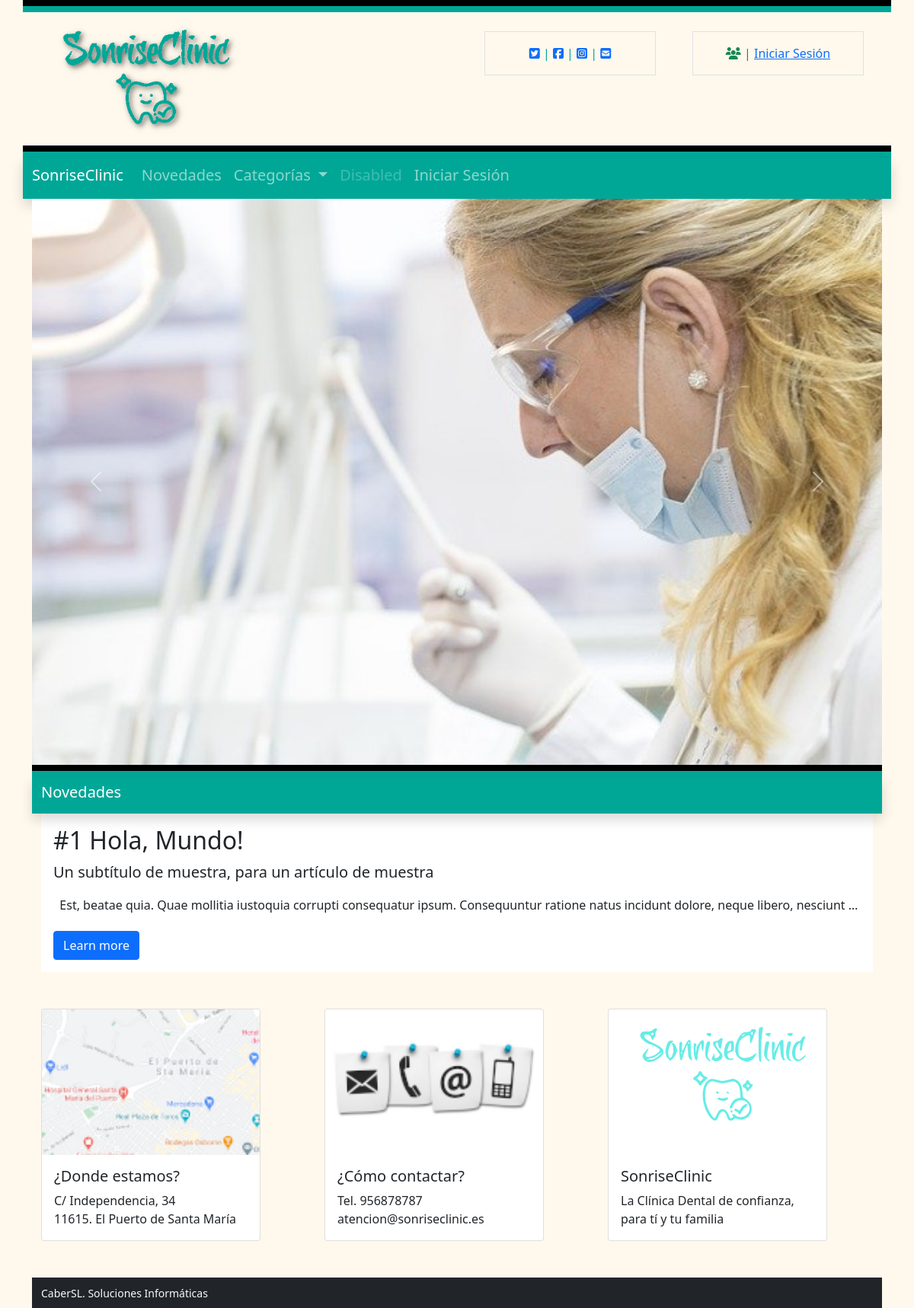
Before: / with the older database file.
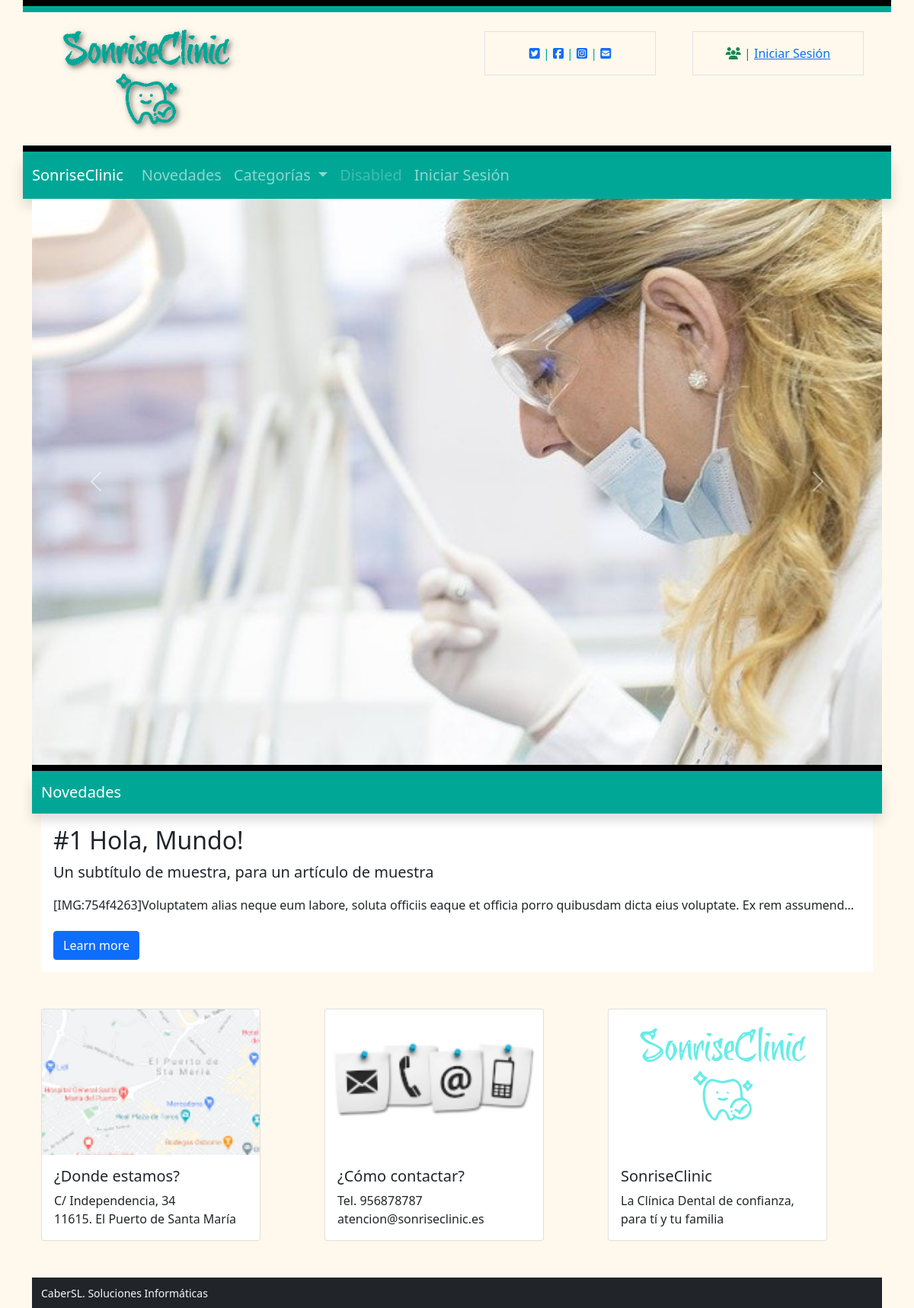
After: the same page with the newer database file.
### tables this page shows
CREATE TABLE `config` (
  `id` int(9) NOT NULL,
  `type` varchar(10) NOT NULL,
  `label` varchar(25) NOT NULL,
  `value` varchar(255) NOT NULL
);

CREATE TABLE `blocks` (
  `id` int(9) NOT NULL,
  `id_page` int(9) NOT NULL,
  `name` varchar(56) NOT NULL,
  `block` varchar(56) NOT NULL,
  `order_n` int(9) NOT NULL
);

CREATE TABLE `block` (
  `id` int(9) NOT NULL,
  `name` varchar(56) NOT NULL,
  `description` varchar(256) NOT NULL,
  `label#01` varchar(256) NOT NULL,
  `num#1` int(9) DEFAULT NULL,
  `label#02` varchar(256) DEFAULT NULL,
  `num#2` int(9) DEFAULT NULL,
  `label#03` varchar(256) DEFAULT NULL,
  `num#3` int(9) DEFAULT NULL,
  `label#04` varchar(256) DEFAULT NULL,
  `num#4` int(9) DEFAULT NULL,
  `label#05` varchar(256) DEFAULT NULL,
  `num#5` int(9) DEFAULT NULL,
  `label#06` varchar(256) DEFAULT NULL,
  `text#1` varchar(56) DEFAULT NULL,
  `label#0` varchar(256) DEFAULT NULL,
  `text#2` varchar(56) DEFAULT NULL,
  `label#08` varchar(256) DEFAULT NULL,
  `text#3` varchar(56) DEFAULT NULL,
  `label#09` varchar(256) DEFAULT NULL,
  `text#4` varchar(56) DEFAULT NULL,
  `label#10` varchar(256) DEFAULT NULL,
  `text#5` varchar(56) DEFAULT NULL,
  `css` text
);

CREATE TABLE `articles` (
  `id` int(9) NOT NULL,
  `title` varchar(255) NOT NULL,
  `subtitle` varchar(255) NOT NULL,
  `text` text NOT NULL,
  `date_created` datetime NOT NULL DEFAULT CURRENT_TIMESTAMP,
  `date_published` datetime DEFAULT NULL,
  `date_modifiqued` datetime DEFAULT NULL,
  `enabled` tinyint(1) NOT NULL,
  `author` int(11) NOT NULL
);

### includes/sessions.php (called while the page is built, shortened)
<?php
if (isset($_SESSION['lang'])){
    $lang = $_SESSION['lang'];
}else{
    $lang = null;
}
function isAuthenticated() {
    if (isset($_SESSION['autentificado'])){
        return $_SESSION['autentificado'];
    } else return FALSE;
}

### includes/class.data.php (called while the page is built, shortened)
<?php
class DataBase
{
    var $connection;
    public function __construct()
    {
        if (DB_PASS == NULL)
            $this->connection = mysqli_connect(DB_SERVER, DB_USER, DB_NAME);
        else
            $this->connection = mysqli_connect(DB_SERVER, DB_USER, DB_PASS, DB_NAME);
        return true;
    }
    public function send($sql, $type = 'ARRAY')
    {
        $result = mysqli_query($this->connection, $sql) or die(mysqli_error($this->connection));
        $return = array();
        if ($type == 'ARRAY')
            while (($return[] = mysqli_fetch_array($result))) {
            } else
            while (($return[] = mysqli_fetch_assoc($result))) {
            }
        if (count($return) > 1)
            unset($return[count($return) - 1]);
        else
            $return = FALSE;
        return $return;
    }
    public function select($table, $where, $type = 'ARRAY')
    {
        $sql = "SELECT * FROM " . $table . " WHERE " . $where;
        $result = mysqli_query($this->connection, $sql);
        $return = array();
        if ($type == 'ARRAY')
            while (($return[] = mysqli_fetch_array($result))) {
            } else
            while (($return[] = mysqli_fetch_assoc($result))) {
            }
        if (count($return) > 1)
            unset($return[count($return) - 1]);
        else
            $return = FALSE;
        return $return;
    }
}

### includes/functions.php (called while the page is built, shortened)
<?php
function __($str, $lang = null){
  if(!isset($lang)):
    $lang = "es";
  endif;
  if (file_exists('lang/'.$lang.'.php')):
    if ( isset($texts[$str]) ){
      $str = $texts[$str];
    }
  endif;
  return $str;
}

### lang/es.php (called while the page is built)
<?php
$texts = array(
  'app_Title' => "SonriseClinic",
  'mn_Home' => "Inicio",
  'mn_News' => "Novedades",
  'mn_Categories' => "Categorías",
  'mn_Meeting' => "Gestión de Citas",
  'mn_Chat' => "Chat Interno",
  'mn_Speciality' => "Especialidades",
  'mn_Login' => "Iniciar Sesión",
  'mn_Logout' => "Cerrar Sesión",
  'mn_Admin' => "Panel de Control",
  'frm_Email' => "Dirección de correo electrónico",
  'frm_Pass' => "Clave",
  'frm_Send' => "Enviar",
  'frm_Remember' => "Recordar sesión",
  'frm_Name' => "Nick",
  'frm_FirstName' => "Nombre",
  'frm_LastName' => "Apellidos",
  'frm_Roles' => "Rol",
  'frm_Type' => "Grupo",
  'frm_Label' => "Etiqueta",
  'frm_Value' => "Valor",
  'frm_Title' => "Título",
  'frm_Subtitle' => "Subtítulo",
  'frm_Text' => "Texto",
  'btn_Update' => "Actualizar",
  'btn_Deleted' => "Eliminar",
  'btn_Ok' => "Aceptar",
  'btn_Close' => "Cerrar",
  'sect_users' => "Usuarios",
  'sect_settings' => "Configuración",
  'sect_categories' => "Categorías",
  'sect_articles' => "Artículos",
  'sect_pages' => "Páginas",
  'modal_title_confirm' => "Confirme opción",
  'modal_text_confirm' => "Esta opción no es posible deshacerla. Si realmente está seguro/a pulse en 'Aceptar'",
);

### blocks/articles.php (the view, shortened to what this page needs)
<div class="container bg-light" style="border-top: 8px solid black">
  <?php
    $articles = $db->select("block", "name = '".$name_block."'");
    $num_articles = $articles[0]['num#1'];
    $truncate = 0;
    if($articles[0]['num#2']==1) $truncate = $articles[0]['num#3'];
    $recordset = $db->send("SELECT * FROM articles WHERE enabled = 1 ORDER BY date_created DESC LIMIT 0, $num_articles");
  ?>
  <div class="row" style="border-top: 8px solid #00A797">
    <nav class="navbar navbar-expand-lg bg-primary shadow navbar-dark" style="padding-top: 0">
      <a class="navbar-brand" href="#"><?=$articles[0]['name']?></a>
    </nav>
  </div>
  <?php
    foreach ($recordset as $article): ?>
      <div class="container-fluid px-3 py-3" style="background-color: white">
        <h2><?=$article['title']?></h2>
        <p class="lead"><?=$article['subtitle']?></p>
        <?php
        $texto = strip_tags($article['text']);
        ?>
        <p<?=$truncate!=0 ? " class='d-inline-block text-truncate' style='max-width: 100%;'" : "" ?>><?=$texto?></p>
        <a class="btn btn-primary btn-md" href="#" role="button">Learn more</a>
      </div>
    <?php
    endforeach;?>
</div>

### index.php (shortened to what this page needs)
<?php
include ("includes/functions.php");
include ("includes/sessions.php");
$PG_NAME = "Home";
?>
<!DOCTYPE html>
<html lang="<?=$lang?>">
<?php require "sections/head.php";?>
<body class="bg-light">
  <?php
    include "sections/header.php";
    include "sections/navbar.php";
    $db = new DataBase(DB_SERVER, DB_USER, DB_PASS, DB_NAME, 1);
    $sql = "SELECT * FROM pages a INNER JOIN blocks b ON a.id = b.id_page WHERE a.page = '".$PG_NAME."' ORDER BY order_n ASC";
    $blocks = $db->send($sql);
    foreach($blocks as $block):
      $name_block = $block['name'];
      include "blocks/".$block['block'].".php";
    endforeach;
    include "sections/footer.php";
  ?>
</body>
</html>

### sections/head.php (shortened to what this page needs)
<head>
  <link rel="stylesheet" href="css/bootstrap.min.css">
  <link rel="stylesheet" href="css/styles.css">
</head>

### sections/header.php (shortened to what this page needs)
<div class="container bg-light">
  <div class="row" style="border-top: 8px solid black"></div>
  <div class="row align-items-start" style="border-top: 8px solid #00A797">
    <div class="col">
      <img class="rounded float-start" src="images/logo.png" width="300" height="175">
    </div>
    <div class="col">
      <div class="social">
        <div class="container px-4">
          <div class="row gx-5">
            <div class="col ">
              <div class="p-3 border bg-light text-center text-primary">
                <?php
                $db = new DataBase(DB_SERVER, DB_USER, DB_PASS, DB_NAME, 1);
                $social = $db->send("SELECT * FROM config WHERE label like 'fab %' AND value<>'';");
                if(!empty($social)):
                  $cont = 0;
                  foreach($social as $key):
                    $cont++;
                    if($cont>1) echo "|";?>
                <a href="<?=$key['value']?>" target="_blank" style="text-decoration:none;">
                  <i class="fab <?=$key['label']?> my-2 my-sm-0"></i>
                </a>
                <?php endforeach;
                endif;
                $email = $db->select("config", "type = 'email' AND value <>''");
                if(!empty($email)):?>
                   | <a href="mailto:<?=$email[0]['value']?>"><i class="fas <?=$email[0]['label']?> my-2 my-sm-0"></i></a>
                <?php endif;
                ?>
              </div>
            </div>
            <div class="col">
              <div class="p-3 border bg-light text-center text-success">
                <?php if(!isAuthenticated()):?>
                <i class="fas fa-users my-2 my-sm-0"></i> | <a href="login.php"><?=__('mn_Login', $lang)?></a>
                <?php else: ?>
                <i class="fas fa-user my-2 my-sm-0"></i> | <?=$_SESSION['name']?>
                <?php endif;?>
              </div>
            </div>
          </div>
        </div>
      </div>
    </div>
  </div>
</div>

### sections/navbar.php (shortened to what this page needs)
<div class="container bg-light" style="border-top: 8px solid black">
  <div class="row align-items-start" style="border-top: 8px solid #00A797">
    <nav class="navbar navbar-expand-lg bg-primary shadow navbar-dark" style="padding-top: 0">
      <a class="navbar-brand" href="index.php"><?=__('app_Title', $lang)?></a>
      <div class="collapse navbar-collapse" id="navbarSupportedContent">
        <ul class="navbar-nav mr-auto fs-5">
          <li class="nav-item">
            <a class="nav-link fs-5" href="index.php#<?=__('mn_News', $lang)?>"><?=__('mn_News', $lang)?></a>
          </li>
          <li class="nav-item dropdown">
            <a class="nav-link dropdown-toggle" href="#" id="navbarDropdown" role="button" data-toggle="dropdown"
              aria-haspopup="true" aria-expanded="false">
              <?=__('mn_Categories', $lang)?>
            </a>
          </li>
          <li class="nav-item">
            <a class="nav-link disabled" href="#">Disabled</a>
          </li>
          <?php if(!isAuthenticated()):?>
          <li class="nav-item<?php if($PG_NAME=="Login"):?> active<?php endif;?>">
            <a class="nav-link" href="login.php"><?=__('mn_Login', $lang)?><?php if($PG_NAME=="Login"):?><span
                class="sr-only">(current)</span><?php endif;?></a>
          </li>
          <?php endif?>
        </ul>
      </div>
    </nav>
  </div>
</div>

### blocks/carousel.php (shortened to what this page needs)
<div class="container">
<div id="carouselExampleControls" class="carousel slide" data-bs-ride="carousel">
  <div class="carousel-inner">
  <?php
    $images = $db->select("block", "name = '".$name_block."'");
    $num_images = $images[0]['num#1'];
    for ($i=0; $i<$num_images; $i++): ?>
      <div class="carousel-item<?=$i==0 ? " active" : ""?>">
        <img class="d-block w-100" src="images/carousel/<?=$images[0]['text#'.($i+1)]?>" alt="Slide#<?=$i?>" data-bs-interval="100">
      </div>
    <?php endfor;
  ?>
    <a class="carousel-control-prev" href="#carouselExampleControls" role="button" data-slide="prev">
      <span class="carousel-control-prev-icon" aria-hidden="true"></span>
    </a>
    <a class="carousel-control-next" href="#carouselExampleControls" role="button" data-slide="next">
      <span class="carousel-control-next-icon" aria-hidden="true"></span>
    </a>
  </div>
</div>

### sections/footer.php
<div class="container py-5">
    <div class="row align-items-center">
        <div class="col">
            <div class="card" style="width: 18rem;">
                <img src="images/map.png" class="card-img-top" alt="map">
                <div class="card-body">
                    <h5 class="card-title">¿Donde estamos?</h5>
                    <p class="card-text">C/ Independencia, 34<br>
                        11615. El Puerto de Santa María</p>
                </div>
            </div>
        </div>
        <div class="col">
        <div class="card" style="width: 18rem;">
                <img src="images/contact.png" class="card-img-top" alt="contact">
                <div class="card-body">
                    <h5 class="card-title">¿Cómo contactar?</h5>
                    <p class="card-text">Tel. 956878787<br>atencion@sonriseclinic.es</p>
                </div>
            </div>
        </div>
        <div class="col">
        <div class="card" style="width: 18rem;">
            <figure class="figure">
                <img class="rounded float-start" src="images/logoAzul.svg" width="300" height="175">
            </figure>
            <div class="card-body">
                    <h5 class="card-title">SonriseClinic</h5>
                    <p class="card-text">La Clínica Dental de confianza, para tí y tu familia</p>
                </div>
        </div>
        </div>
    </div>
</div>
<div class="container py-2 bg-dark"><small class="text-light">CaberSL. Soluciones Informáticas</small></div>

### css/styles.css (style rules this page uses)
.bg-light { background-color: #FFF9ED !important; }
.bg-primary { background-color: #00A797 !important; }
.text-primary { color: #00A797 !important; }
.social { margin-top: 25px; }

Changed rows visible on the page:
changed articles "#1 Hola, Mundo!": text "Est, beatae quia. Quae mollitia iustoquia corrupti consequatur ipsum. Consequuntur ratione natus incidunt dolore, neque libero, nesciunt…" → "[IMG:754f4263]Voluptatem alias neque eum labore, soluta officiis eaque et officia porro quibusdam dicta eius voluptate. Ex rem assumend…"
